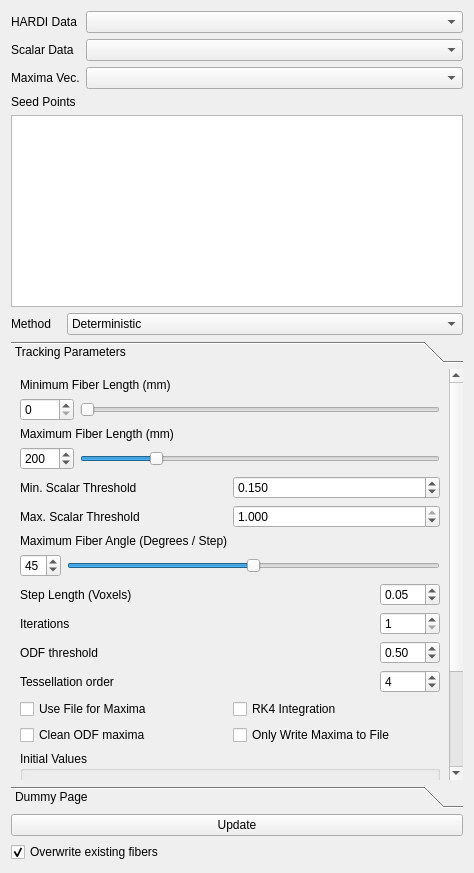
<?xml version="1.0" encoding="UTF-8"?>
<ui version="4.0">
 <class>HARDIFiberTrackingForm</class>
 <widget class="QWidget" name="HARDIFiberTrackingForm">
  <property name="geometry">
   <rect>
    <x>0</x>
    <y>0</y>
    <width>474</width>
    <height>873</height>
   </rect>
  </property>
  <property name="windowTitle">
   <string>Form</string>
  </property>
  <layout class="QVBoxLayout" name="verticalLayout_3">
   <item>
    <layout class="QHBoxLayout" name="horizontalLayout_9">
     <item>
      <layout class="QVBoxLayout" name="DataSelectionLabelVLayout">
       <item>
        <widget class="QLabel" name="DTIDataLabel">
         <property name="text">
          <string>HARDI Data</string>
         </property>
        </widget>
       </item>
       <item>
        <widget class="QLabel" name="AIDataLabel">
         <property name="text">
          <string>Scalar Data</string>
         </property>
        </widget>
       </item>
       <item>
        <widget class="QLabel" name="MaxUnitVecLabel">
         <property name="text">
          <string>Maxima Vec.</string>
         </property>
        </widget>
       </item>
      </layout>
     </item>
     <item>
      <layout class="QVBoxLayout" name="DataSelectionComboVLayout">
       <item>
        <widget class="QComboBox" name="HARDIDataCombo">
         <property name="sizePolicy">
          <sizepolicy hsizetype="MinimumExpanding" vsizetype="Fixed">
           <horstretch>0</horstretch>
           <verstretch>0</verstretch>
          </sizepolicy>
         </property>
        </widget>
       </item>
       <item>
        <widget class="QComboBox" name="AIDataCombo"/>
       </item>
       <item>
        <widget class="QComboBox" name="MaxUnitVecDataCombo"/>
       </item>
      </layout>
     </item>
    </layout>
   </item>
   <item>
    <widget class="QLabel" name="label">
     <property name="text">
      <string>Seed Points</string>
     </property>
    </widget>
   </item>
   <item>
    <widget class="QListWidget" name="seedList">
     <property name="sizePolicy">
      <sizepolicy hsizetype="MinimumExpanding" vsizetype="Minimum">
       <horstretch>0</horstretch>
       <verstretch>0</verstretch>
      </sizepolicy>
     </property>
     <property name="selectionMode">
      <enum>QAbstractItemView::MultiSelection</enum>
     </property>
     <property name="layoutMode">
      <enum>QListView::SinglePass</enum>
     </property>
     <property name="sortingEnabled">
      <bool>false</bool>
     </property>
    </widget>
   </item>
   <item>
    <layout class="QHBoxLayout" name="trackingMethodHLayout">
     <item>
      <widget class="QLabel" name="trackingMethodLabel">
       <property name="sizePolicy">
        <sizepolicy hsizetype="Fixed" vsizetype="Preferred">
         <horstretch>0</horstretch>
         <verstretch>0</verstretch>
        </sizepolicy>
       </property>
       <property name="text">
        <string>Method   </string>
       </property>
      </widget>
     </item>
     <item>
      <widget class="QComboBox" name="trackingMethodCombo">
       <item>
        <property name="text">
         <string>Deterministic</string>
        </property>
       </item>
      </widget>
     </item>
    </layout>
   </item>
   <item>
    <widget class="QToolBox" name="fiberTrackingToolbox">
     <property name="sizePolicy">
      <sizepolicy hsizetype="Preferred" vsizetype="MinimumExpanding">
       <horstretch>0</horstretch>
       <verstretch>0</verstretch>
      </sizepolicy>
     </property>
     <property name="frameShape">
      <enum>QFrame::NoFrame</enum>
     </property>
     <property name="currentIndex">
      <number>0</number>
     </property>
     <property name="tabSpacing">
      <number>6</number>
     </property>
     <widget class="QWidget" name="trackingParametersPage">
      <property name="geometry">
       <rect>
        <x>0</x>
        <y>-94</y>
        <width>439</width>
        <height>516</height>
       </rect>
      </property>
      <attribute name="label">
       <string notr="true">Tracking Parameters</string>
      </attribute>
      <layout class="QVBoxLayout" name="verticalLayout">
       <item>
        <widget class="QLabel" name="parametersMinLengthLabel">
         <property name="text">
          <string>Minimum Fiber Length (mm) </string>
         </property>
        </widget>
       </item>
       <item>
        <layout class="QHBoxLayout" name="parametersMinLengthHLayout">
         <item>
          <widget class="QSpinBox" name="parametersMinLengthSpinner">
           <property name="maximum">
            <number>1000</number>
           </property>
           <property name="singleStep">
            <number>10</number>
           </property>
          </widget>
         </item>
         <item>
          <widget class="QSlider" name="parametersMinLengthSlider">
           <property name="maximum">
            <number>1000</number>
           </property>
           <property name="singleStep">
            <number>10</number>
           </property>
           <property name="orientation">
            <enum>Qt::Horizontal</enum>
           </property>
          </widget>
         </item>
        </layout>
       </item>
       <item>
        <widget class="QLabel" name="parametersMaxLengthLabel">
         <property name="text">
          <string>Maximum Fiber Length (mm)</string>
         </property>
        </widget>
       </item>
       <item>
        <layout class="QHBoxLayout" name="parametersMaxLengthHLayout">
         <item>
          <widget class="QSpinBox" name="parametersMaxLengthSpinner">
           <property name="minimum">
            <number>1</number>
           </property>
           <property name="maximum">
            <number>1000</number>
           </property>
           <property name="value">
            <number>200</number>
           </property>
          </widget>
         </item>
         <item>
          <widget class="QSlider" name="parametersMaxLengthSlider">
           <property name="minimum">
            <number>1</number>
           </property>
           <property name="maximum">
            <number>1000</number>
           </property>
           <property name="value">
            <number>200</number>
           </property>
           <property name="orientation">
            <enum>Qt::Horizontal</enum>
           </property>
          </widget>
         </item>
        </layout>
       </item>
       <item>
        <layout class="QHBoxLayout" name="horizontalLayout_3">
         <property name="bottomMargin">
          <number>0</number>
         </property>
         <item>
          <widget class="QLabel" name="parametersMinAILabel">
           <property name="text">
            <string>Min. Scalar Threshold</string>
           </property>
          </widget>
         </item>
         <item>
          <widget class="QDoubleSpinBox" name="parametersMinAISpin">
           <property name="decimals">
            <number>3</number>
           </property>
           <property name="maximum">
            <double>1.000000000000000</double>
           </property>
           <property name="singleStep">
            <double>0.010000000000000</double>
           </property>
           <property name="value">
            <double>0.150000000000000</double>
           </property>
          </widget>
         </item>
        </layout>
       </item>
       <item>
        <layout class="QHBoxLayout" name="horizontalLayout_4">
         <property name="bottomMargin">
          <number>0</number>
         </property>
         <item>
          <widget class="QLabel" name="parametersMaxAILabel">
           <property name="text">
            <string>Max. Scalar Threshold</string>
           </property>
          </widget>
         </item>
         <item>
          <widget class="QDoubleSpinBox" name="parametersMaxAISpin">
           <property name="decimals">
            <number>3</number>
           </property>
           <property name="maximum">
            <double>1.000000000000000</double>
           </property>
           <property name="singleStep">
            <double>0.010000000000000</double>
           </property>
           <property name="value">
            <double>1.000000000000000</double>
           </property>
          </widget>
         </item>
        </layout>
       </item>
       <item>
        <widget class="QLabel" name="parametersAngleLabel">
         <property name="text">
          <string>Maximum Fiber Angle (Degrees / Step)</string>
         </property>
        </widget>
       </item>
       <item>
        <layout class="QHBoxLayout" name="parametersAngleHLayout">
         <item>
          <widget class="QSpinBox" name="parametersAngleSpinner">
           <property name="maximum">
            <number>90</number>
           </property>
           <property name="value">
            <number>45</number>
           </property>
          </widget>
         </item>
         <item>
          <widget class="QSlider" name="parametersAngleSlider">
           <property name="maximum">
            <number>90</number>
           </property>
           <property name="value">
            <number>45</number>
           </property>
           <property name="orientation">
            <enum>Qt::Horizontal</enum>
           </property>
          </widget>
         </item>
        </layout>
       </item>
       <item>
        <layout class="QHBoxLayout" name="horizontalLayout">
         <item>
          <widget class="QLabel" name="parametersStepSizeLabel">
           <property name="text">
            <string>Step Length (Voxels)</string>
           </property>
          </widget>
         </item>
         <item>
          <widget class="QDoubleSpinBox" name="parametersStepSizeSpinner">
           <property name="sizePolicy">
            <sizepolicy hsizetype="Fixed" vsizetype="Fixed">
             <horstretch>0</horstretch>
             <verstretch>0</verstretch>
            </sizepolicy>
           </property>
           <property name="minimumSize">
            <size>
             <width>60</width>
             <height>0</height>
            </size>
           </property>
           <property name="maximum">
            <double>1.000000000000000</double>
           </property>
           <property name="singleStep">
            <double>0.010000000000000</double>
           </property>
           <property name="value">
            <double>0.050000000000000</double>
           </property>
          </widget>
         </item>
        </layout>
       </item>
       <item>
        <layout class="QHBoxLayout" name="horizontalLayout_2">
         <item>
          <widget class="QLabel" name="iterationlabel">
           <property name="text">
            <string>Iterations</string>
           </property>
          </widget>
         </item>
         <item>
          <widget class="QSpinBox" name="iterationSpinner">
           <property name="sizePolicy">
            <sizepolicy hsizetype="Fixed" vsizetype="Fixed">
             <horstretch>0</horstretch>
             <verstretch>0</verstretch>
            </sizepolicy>
           </property>
           <property name="minimumSize">
            <size>
             <width>60</width>
             <height>0</height>
            </size>
           </property>
           <property name="minimum">
            <number>1</number>
           </property>
           <property name="maximum">
            <number>1000</number>
           </property>
          </widget>
         </item>
        </layout>
       </item>
       <item>
        <layout class="QHBoxLayout" name="horizontalLayout_5">
         <item>
          <widget class="QLabel" name="tresholdLabel">
           <property name="text">
            <string>ODF threshold</string>
           </property>
          </widget>
         </item>
         <item>
          <widget class="QDoubleSpinBox" name="tresholdSpinner">
           <property name="sizePolicy">
            <sizepolicy hsizetype="Fixed" vsizetype="Fixed">
             <horstretch>0</horstretch>
             <verstretch>0</verstretch>
            </sizepolicy>
           </property>
           <property name="minimumSize">
            <size>
             <width>60</width>
             <height>0</height>
            </size>
           </property>
           <property name="maximum">
            <double>1.000000000000000</double>
           </property>
           <property name="singleStep">
            <double>0.010000000000000</double>
           </property>
           <property name="value">
            <double>0.500000000000000</double>
           </property>
          </widget>
         </item>
        </layout>
       </item>
       <item>
        <layout class="QHBoxLayout" name="horizontalLayout_6">
         <item>
          <widget class="QLabel" name="tesselationLabel">
           <property name="text">
            <string>Tessellation order</string>
           </property>
          </widget>
         </item>
         <item>
          <widget class="QSpinBox" name="tesselationSpinner">
           <property name="sizePolicy">
            <sizepolicy hsizetype="Fixed" vsizetype="Fixed">
             <horstretch>0</horstretch>
             <verstretch>0</verstretch>
            </sizepolicy>
           </property>
           <property name="minimumSize">
            <size>
             <width>60</width>
             <height>0</height>
            </size>
           </property>
           <property name="minimum">
            <number>1</number>
           </property>
           <property name="maximum">
            <number>8</number>
           </property>
           <property name="value">
            <number>4</number>
           </property>
          </widget>
         </item>
        </layout>
       </item>
       <item>
        <layout class="QHBoxLayout" name="horizontalLayout_7">
         <item>
          <widget class="QCheckBox" name="useMaxFileCheck">
           <property name="text">
            <string>Use File for Maxima</string>
           </property>
          </widget>
         </item>
         <item>
          <widget class="QCheckBox" name="useRungeKuttaCBox">
           <property name="text">
            <string>RK4 Integration</string>
           </property>
          </widget>
         </item>
        </layout>
       </item>
       <item>
        <layout class="QHBoxLayout" name="horizontalLayout_8">
         <item>
          <widget class="QCheckBox" name="cleanBox">
           <property name="text">
            <string>Clean ODF maxima</string>
           </property>
          </widget>
         </item>
         <item>
          <widget class="QCheckBox" name="writeMaxToFileCheck">
           <property name="text">
            <string>Only Write Maxima to File</string>
           </property>
          </widget>
         </item>
        </layout>
       </item>
       <item>
        <widget class="QGroupBox" name="groupBox">
         <property name="title">
          <string>Initial Values</string>
         </property>
         <layout class="QHBoxLayout" name="horizontalLayout_10">
          <item>
           <widget class="QRadioButton" name="initSHInterpolateRB">
            <property name="text">
             <string>SH Intrp.</string>
            </property>
            <attribute name="buttonGroup">
             <string notr="true">buttonGroup</string>
            </attribute>
           </widget>
          </item>
          <item>
           <widget class="QRadioButton" name="initFirstMaxAvgRB">
            <property name="text">
             <string> FMaxA.</string>
            </property>
            <attribute name="buttonGroup">
             <string notr="true">buttonGroup</string>
            </attribute>
           </widget>
          </item>
          <item>
           <widget class="QRadioButton" name="initSecondMaxAvgRB">
            <property name="text">
             <string>SMaxA.</string>
            </property>
            <attribute name="buttonGroup">
             <string notr="true">buttonGroup</string>
            </attribute>
           </widget>
          </item>
          <item>
           <widget class="QRadioButton" name="initAvg1221RB">
            <property name="text">
             <string>1221Avg</string>
            </property>
           </widget>
          </item>
          <item>
           <widget class="QRadioButton" name="initAvg1122RB">
            <property name="text">
             <string>1122Avg</string>
            </property>
           </widget>
          </item>
         </layout>
         <zorder></zorder>
         <zorder>initAvg1221RB</zorder>
         <zorder>initAvg1122RB</zorder>
        </widget>
       </item>
       <item>
        <widget class="QGroupBox" name="groupBox_2">
         <property name="title">
          <string>Loop Compare Before Averaging Vectors of Each Vertice</string>
         </property>
         <layout class="QVBoxLayout" name="verticalLayout_4">
          <item>
           <layout class="QHBoxLayout" name="horizontalLayout_11">
            <item>
             <widget class="QRadioButton" name="loopCompareSingleRB">
              <property name="text">
               <string>Single</string>
              </property>
             </widget>
            </item>
            <item>
             <widget class="QRadioButton" name="loopCompareAvgRB">
              <property name="text">
               <string>After Avg</string>
              </property>
             </widget>
            </item>
            <item>
             <widget class="QRadioButton" name="loopCompareAfterIntpRB">
              <property name="text">
               <string>After Intrp.</string>
              </property>
             </widget>
            </item>
           </layout>
          </item>
         </layout>
        </widget>
       </item>
       <item>
        <layout class="QHBoxLayout" name="horizontalLayout_13">
         <item>
          <widget class="QRadioButton" name="loopAllVectorsRB">
           <property name="text">
            <string>All</string>
           </property>
          </widget>
         </item>
         <item>
          <widget class="QRadioButton" name="loopFirstMaxAvgRB">
           <property name="text">
            <string> FMax.</string>
           </property>
          </widget>
         </item>
         <item>
          <widget class="QRadioButton" name="loopSecondMaxRB">
           <property name="text">
            <string>SMax.</string>
           </property>
          </widget>
         </item>
         <item>
          <widget class="QRadioButton" name="loop1122RB">
           <property name="text">
            <string>11-22</string>
           </property>
          </widget>
         </item>
         <item>
          <widget class="QRadioButton" name="loop1221RB">
           <property name="text">
            <string>12-21</string>
           </property>
          </widget>
         </item>
        </layout>
       </item>
       <item>
        <spacer name="verticalSpacer">
         <property name="orientation">
          <enum>Qt::Vertical</enum>
         </property>
         <property name="sizeHint" stdset="0">
          <size>
           <width>20</width>
           <height>40</height>
          </size>
         </property>
        </spacer>
       </item>
      </layout>
     </widget>
     <widget class="QWidget" name="dummyPage">
      <property name="geometry">
       <rect>
        <x>0</x>
        <y>0</y>
        <width>456</width>
        <height>422</height>
       </rect>
      </property>
      <attribute name="label">
       <string>Dummy Page</string>
      </attribute>
      <layout class="QVBoxLayout" name="verticalLayout_2">
       <item>
        <spacer name="verticalSpacer_2">
         <property name="orientation">
          <enum>Qt::Vertical</enum>
         </property>
         <property name="sizeHint" stdset="0">
          <size>
           <width>20</width>
           <height>40</height>
          </size>
         </property>
        </spacer>
       </item>
      </layout>
     </widget>
    </widget>
   </item>
   <item>
    <widget class="QPushButton" name="updateButton">
     <property name="text">
      <string>Update</string>
     </property>
    </widget>
   </item>
   <item>
    <widget class="QCheckBox" name="overwriteCheck">
     <property name="text">
      <string>Overwrite existing fibers</string>
     </property>
     <property name="checked">
      <bool>true</bool>
     </property>
    </widget>
   </item>
  </layout>
 </widget>
 <resources/>
 <connections>
  <connection>
   <sender>parametersAngleSlider</sender>
   <signal>sliderMoved(int)</signal>
   <receiver>parametersAngleSpinner</receiver>
   <slot>setValue(int)</slot>
   <hints>
    <hint type="sourcelabel">
     <x>198</x>
     <y>709</y>
    </hint>
    <hint type="destinationlabel">
     <x>40</x>
     <y>708</y>
    </hint>
   </hints>
  </connection>
  <connection>
   <sender>parametersAngleSpinner</sender>
   <signal>valueChanged(int)</signal>
   <receiver>parametersAngleSlider</receiver>
   <slot>setValue(int)</slot>
   <hints>
    <hint type="sourcelabel">
     <x>40</x>
     <y>708</y>
    </hint>
    <hint type="destinationlabel">
     <x>198</x>
     <y>709</y>
    </hint>
   </hints>
  </connection>
  <connection>
   <sender>parametersMaxLengthSlider</sender>
   <signal>sliderMoved(int)</signal>
   <receiver>parametersMaxLengthSpinner</receiver>
   <slot>setValue(int)</slot>
   <hints>
    <hint type="sourcelabel">
     <x>199</x>
     <y>589</y>
    </hint>
    <hint type="destinationlabel">
     <x>42</x>
     <y>588</y>
    </hint>
   </hints>
  </connection>
  <connection>
   <sender>parametersMaxLengthSpinner</sender>
   <signal>valueChanged(int)</signal>
   <receiver>parametersMaxLengthSlider</receiver>
   <slot>setValue(int)</slot>
   <hints>
    <hint type="sourcelabel">
     <x>42</x>
     <y>588</y>
    </hint>
    <hint type="destinationlabel">
     <x>199</x>
     <y>589</y>
    </hint>
   </hints>
  </connection>
  <connection>
   <sender>parametersMinLengthSlider</sender>
   <signal>sliderMoved(int)</signal>
   <receiver>parametersMinLengthSpinner</receiver>
   <slot>setValue(int)</slot>
   <hints>
    <hint type="sourcelabel">
     <x>199</x>
     <y>529</y>
    </hint>
    <hint type="destinationlabel">
     <x>42</x>
     <y>528</y>
    </hint>
   </hints>
  </connection>
  <connection>
   <sender>parametersMinLengthSpinner</sender>
   <signal>valueChanged(int)</signal>
   <receiver>parametersMinLengthSlider</receiver>
   <slot>setValue(int)</slot>
   <hints>
    <hint type="sourcelabel">
     <x>42</x>
     <y>528</y>
    </hint>
    <hint type="destinationlabel">
     <x>199</x>
     <y>529</y>
    </hint>
   </hints>
  </connection>
 </connections>
 <buttongroups>
  <buttongroup name="buttonGroup"/>
 </buttongroups>
</ui>
